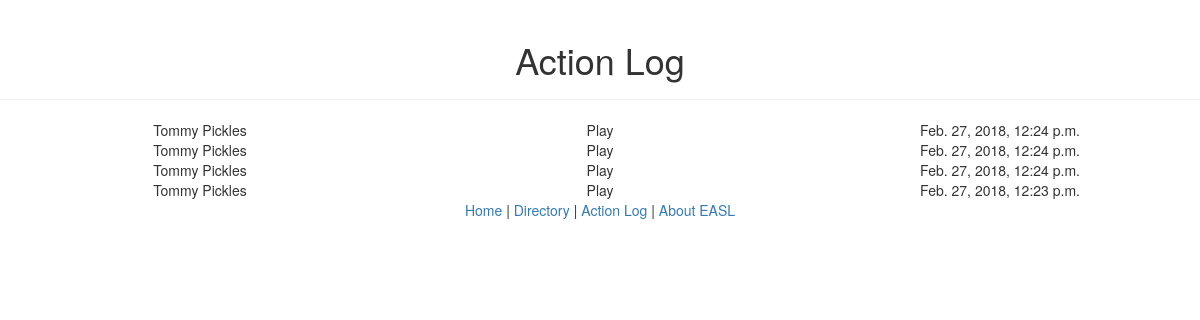
Before: /actions/5/ with the older database file.
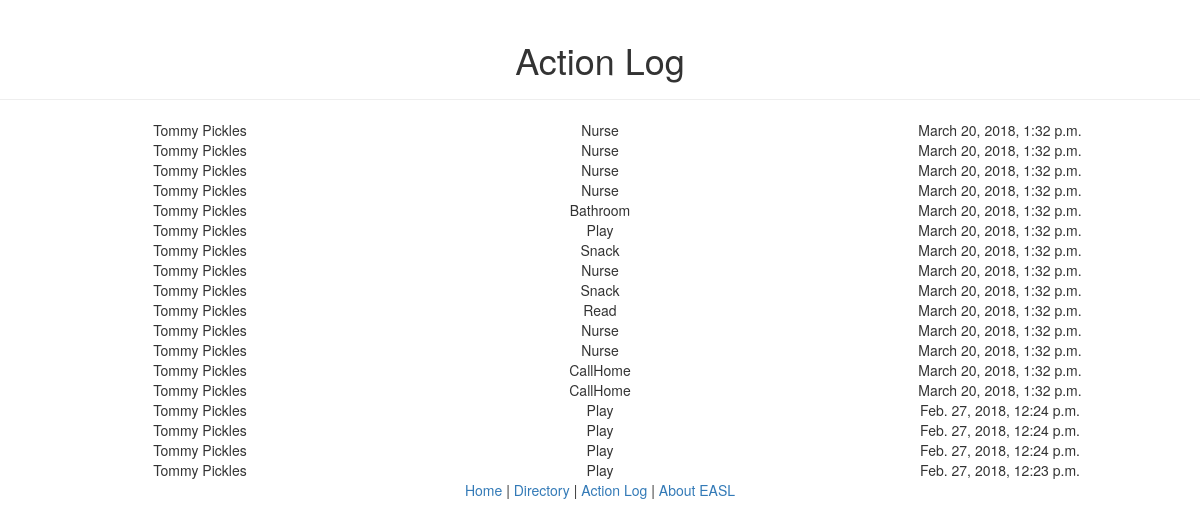
After: the same page with the newer database file.
### webApp/models.py (models this page shows, shortened)
class Action(models.Model):
    ACTION_CHOICES = [('S', 'Snack'), ('P', 'Play'), ('O', 'Outside'), ('B', 'Bathroom'), ('C', 'CallHome'), ('N', 'Nurse'), ('R', 'Read')]
    time = models.DateTimeField()
    action = models.CharField(max_length=1, choices=ACTION_CHOICES)
    student = models.ForeignKey('Student', on_delete=models.CASCADE)
    class Meta:
        ordering = ['-time']

class Student(models.Model):
    first_name = models.CharField(max_length=50)
    last_name = models.CharField(max_length=50)
    date_of_birth = models.DateField()
    gender = models.CharField(max_length=10, choices=[('M', 'Male'), ('F', 'Female')])
    def __str__(self):
        return(self.first_name + ' ' + self.last_name)
    class Meta:
        unique_together = [("first_name", "last_name", "date_of_birth")]
        ordering = ['last_name']

### webApp/views.py (the view)
# urls.py: url(r'^actions/(\d+)/', views.student_action_log, name='student_action_log'),
def student_action_log(request, id):
    try:
        student = Student.objects.get(id=id)
    except Student.DoesNotExist:
        raise Http404('Student not found')
    actions = Action.objects.filter(student=student)
    return render(request, 'action_log.html', {'actions': actions})

### webApp/templates/action_log.html
{% extends "base.html" %}
{% block content %}
<div class="page-header">
  <h1 class="text-center"> Action Log </h1>
</div>
{% for action in actions %}
  <div class="text-center">
    <div class="col-md-4">
      {{ action.student }}
    </div>
    <div class="col-md-4">
        {{ action.get_action_display }}
    </div>
    <div class="col-md-4">
        {{ action.time }}
    </div>
  </div>
{% endfor %}
{% endblock %}

### webApp/templates/base.html (shortened to what this page needs)
{% load bootstrap3 %}
{% load static %}
{% bootstrap_css %}
<html lang="en-US">
  <head>
  </head>
  <body>
    {% block content %}
    {% endblock %}
    <div class="footer">
      <div class="text-center">
        <a href="{% url 'home' %}">Home</a>
        |
        <a href="{% url 'directory' %}">Directory</a>
        |
        <a href="{% url 'action_log' %}">Action Log</a>
        |
        <a href="/about/">About EASL</a>
      </div>
    </div>
  </body>
</html>

Changed rows visible on the page:
added Action: student "Tommy Pickles", action "Nurse", time "March 20, 2018, 1:32 p.m."
added Action: student "Tommy Pickles", action "Nurse", time "March 20, 2018, 1:32 p.m."
added Action: student "Tommy Pickles", action "Nurse", time "March 20, 2018, 1:32 p.m."
added Action: student "Tommy Pickles", action "Nurse", time "March 20, 2018, 1:32 p.m."
added Action: student "Tommy Pickles", action "Bathroom", time "March 20, 2018, 1:32 p.m."
added Action: student "Tommy Pickles", action "Play", time "March 20, 2018, 1:32 p.m."
added Action: student "Tommy Pickles", action "Snack", time "March 20, 2018, 1:32 p.m."
added Action: student "Tommy Pickles", action "Nurse", time "March 20, 2018, 1:32 p.m."
added Action: student "Tommy Pickles", action "Snack", time "March 20, 2018, 1:32 p.m."
added Action: student "Tommy Pickles", action "Read", time "March 20, 2018, 1:32 p.m."
added Action: student "Tommy Pickles", action "Nurse", time "March 20, 2018, 1:32 p.m."
added Action: student "Tommy Pickles", action "Nurse", time "March 20, 2018, 1:32 p.m."
added Action: student "Tommy Pickles", action "CallHome", time "March 20, 2018, 1:32 p.m."
added Action: student "Tommy Pickles", action "CallHome", time "March 20, 2018, 1:32 p.m."
